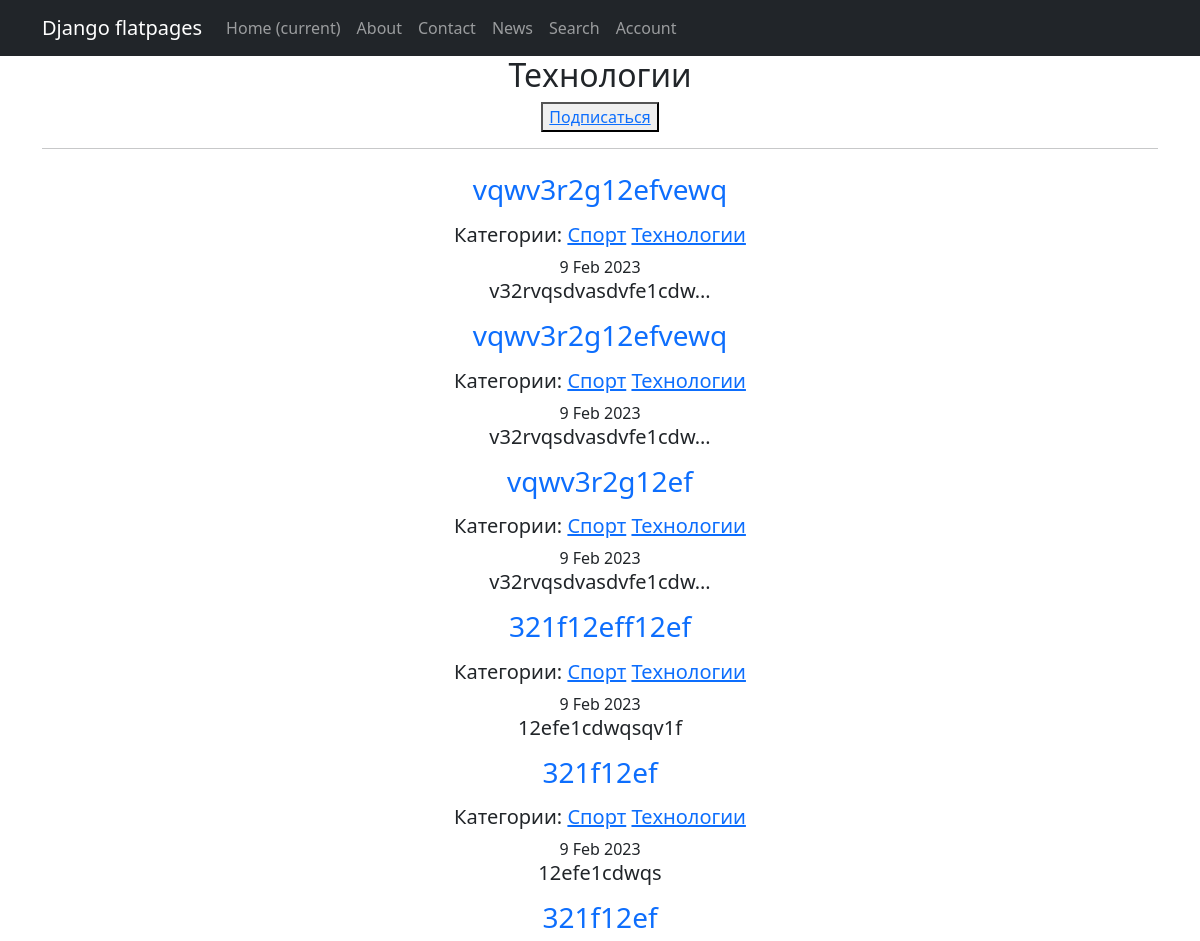
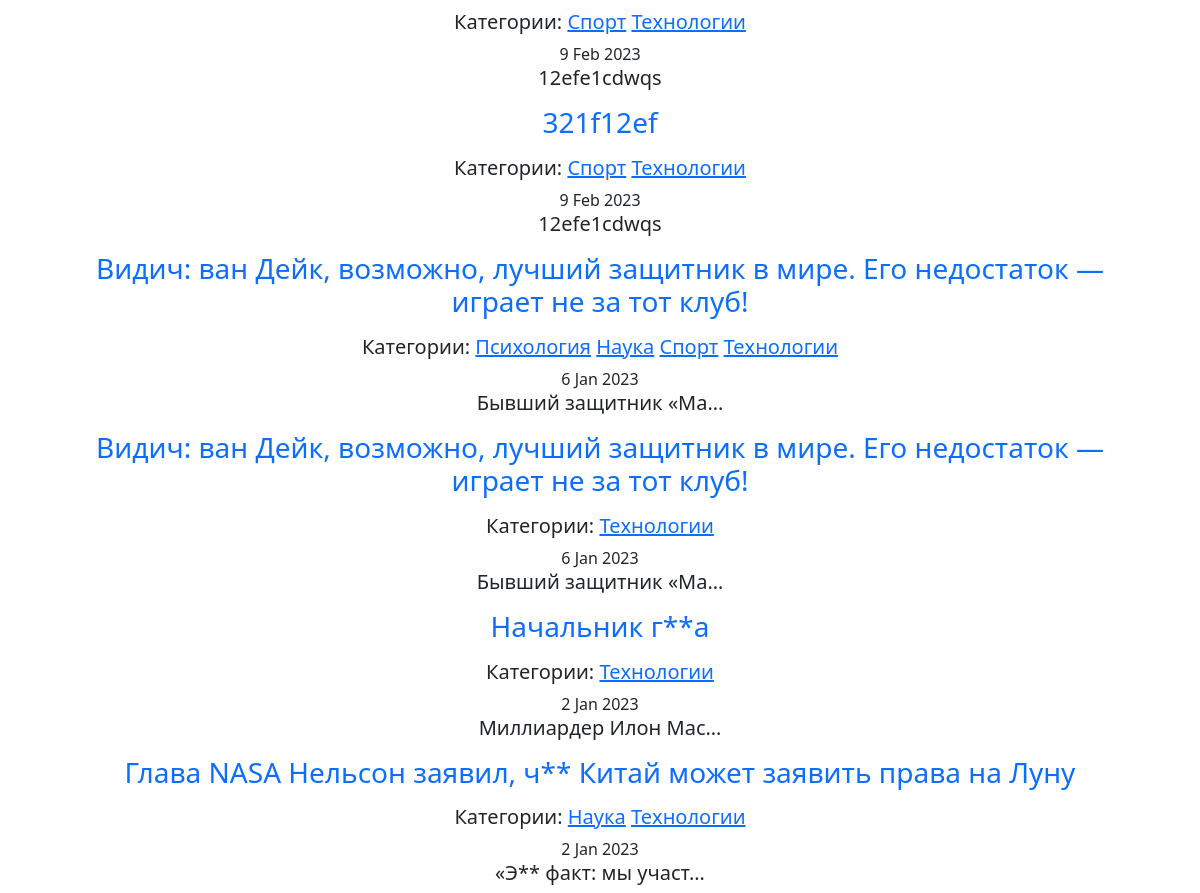
The page /categories/3 on the database as committed earlier (2 pictures, top to bottom).
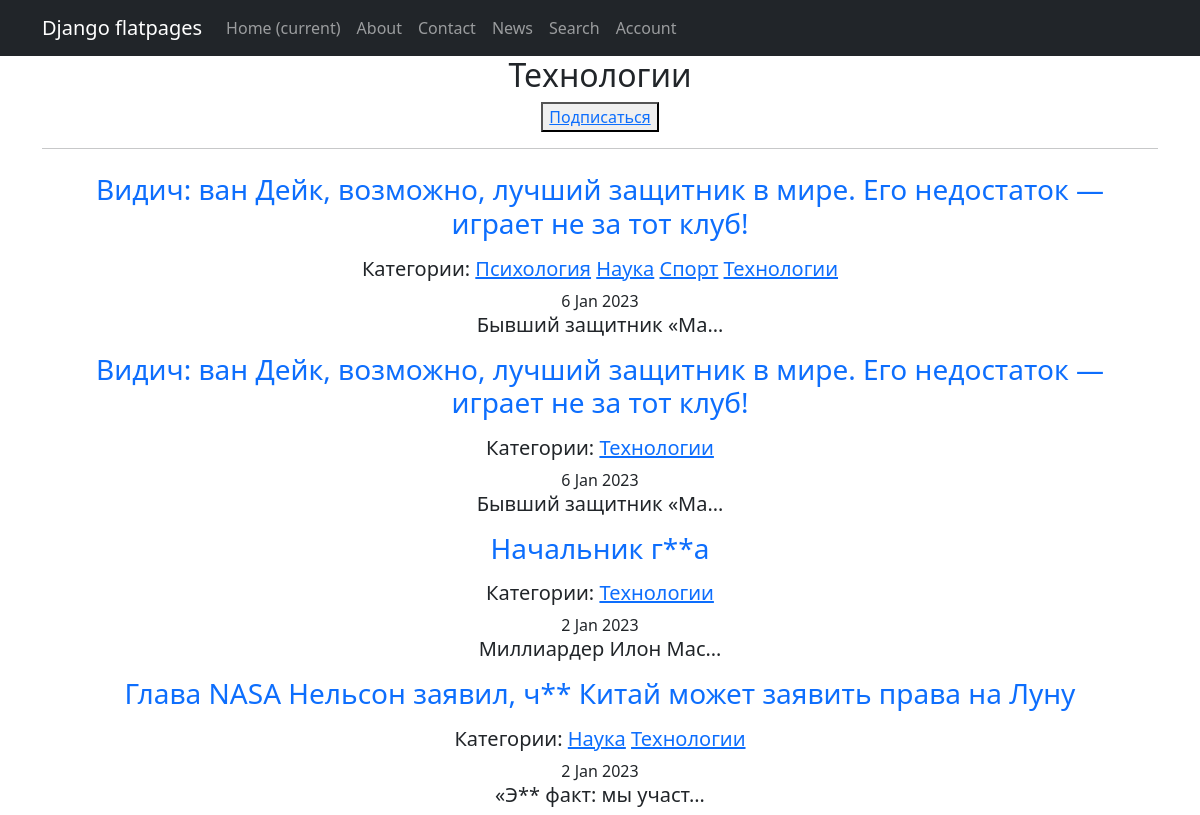
The same page on the database as committed later.
### news/models.py (models this page shows, shortened)
class Category(models.Model):
    name = models.CharField(max_length=127, unique=True)
    subscribers = models.ManyToManyField(User, blank=True, null=True, related_name='categories')
    def __str__(self):
        return f'{self.name}'

class Post(models.Model):
    author = models.ForeignKey(Author, on_delete=models.CASCADE)
    type = models.CharField(max_length=10, choices=TYPES, default='article')
    time_in = models.DateTimeField(auto_now_add=True)
    category = models.ManyToManyField(Category, through='PostCategory')
    title = models.CharField(max_length=255)
    text = models.TextField()
    rating = models.IntegerField(default=0)

### news/views.py (the view)
# urls.py: path('categories/<int:pk>', CategoryList.as_view(), name='category_list'),
class CategoryList(ListView):
    model = Post
    template_name = 'category.html'
    ordering = '-time_in'
    context_object_name = 'categories'
    def get_queryset(self):
        self.category = get_object_or_404(Category, id=self.kwargs['pk'])
        queryset = Post.objects.filter(category=self.category).order_by('-time_in')
        return queryset
    def get_context_data(self, **kwargs):
        context = super().get_context_data(**kwargs)
        context['is_not_subscriber'] = self.request.user not in self.category.subscribers.all()
        context['category'] = self.category
        return context

### news/templatetags/custom_filters.py (called while the page is built)
@register.filter()
def censor(text):
    non_cens = ['редиска', 'овечкин', 'новость', 'это', 'что', 'год']
    try:
        if not isinstance(text, str):
            raise CensorException('Error')
        for word in non_cens:
            text = re.sub(word, word[0] + '*' * (len(word) - 1), text)
            title_word = word.title()
            text = re.sub(title_word, title_word[0] + '*' * (len(word) - 1), text)
        return text
    except CensorException as e:
        print(e)

### templates/category.html (shortened to what this page needs)
{% extends 'flatpages/default.html' %}
{% load custom_filters %}
{% block content %}
    <h2>{{category}}</h2>
    {% if is_not_subscriber %}
        <button><a href="{% url 'subscribe' category.id %}">Подписаться</a></button>
    {% endif %}
    <hr>
    {% if categories %}
        {% for new in categories %}
            <a class="nav-link" href="/news/{{new.id}}"><h3>{{ new.title|censor }}</h3></a>
            {% if new.category.all %}
                <h5>Категории:
                    {% for category in new.category.all %}
                        <a href="{% url 'category_list' category.id %}">{{category}}</a>
                    {% endfor %}
                </h5>
            {% endif %}
            <time>{{ new.time_in|date:'j M Y' }}</time>
            <h5>{{ new.text|censor|truncatechars:20 }}</h5>
        {% endfor %}
    {% else %}
        <h4>Новостей нет!</h4>
    {% endif %}
{% endblock%}

### templates/flatpages/default.html (shortened to what this page needs)
<!DOCTYPE html>
<html lang="en">
    <head>
        {% load static %}
        <link href="{% static 'css/styles.css' %}" rel="stylesheet" />
    </head>
    <body>
        <nav class="navbar navbar-expand-lg navbar-dark bg-dark static-top">
            <div class="container">
               <a class="navbar-brand" href="#">Django flatpages</a>
               <div class="collapse navbar-collapse" id="navbarResponsive">
                   <ul class="navbar-nav ml-auto">
                       <li class="nav-item active">
                           <a class="nav-link" href="#">Home
                               <span class="sr-only">(current)</span>
                           </a>
                       </li>
                       <li class="nav-item">
                           <a class="nav-link" href="/about/">About</a>
                       </li>
                       <li class="nav-item">
                           <a class="nav-link" href="/contacts/">Contact</a>
                       </li>
                       <li class="nav-item">
                           <a class="nav-link" href="/news/">News</a>
                       </li>
                       <li class="nav-item">
                           <a class="nav-link" href="/news/search/">Search</a>
                       </li>
                       <li class="nav-item">
                           <a class="nav-link" href="/accounts/">Account</a>
                       </li>
                   </ul>
               </div>
            </div>
        </nav>
        <div class="container">
            <div class="row">
                 <div class="col-lg-12 text-center">
                    {% block content %}{% endblock content %}
                </div>
            </div>
        </div>
    </body>
</html>

Rows that differ between the two databases and show on the page:
removed Post: title|censor "vqwv3r2g12efvewq", time_in "9 Feb 2023", text|censor "v32rvqsdvasdvfe1cdw…", Category (name "Спорт"), Category (name "Технологии")
removed Post: title|censor "vqwv3r2g12efvewq", time_in "9 Feb 2023", text|censor "v32rvqsdvasdvfe1cdw…", Category (name "Спорт"), Category (name "Технологии")
removed Post: title|censor "vqwv3r2g12ef", time_in "9 Feb 2023", text|censor "v32rvqsdvasdvfe1cdw…", Category (name "Спорт"), Category (name "Технологии")
removed Post: title|censor "321f12eff12ef", time_in "9 Feb 2023", text|censor "12efe1cdwqsqv1f", Category (name "Спорт"), Category (name "Технологии")
removed Post: title|censor "321f12ef", time_in "9 Feb 2023", text|censor "12efe1cdwqs", Category (name "Спорт"), Category (name "Технологии")
removed Post: title|censor "321f12ef", time_in "9 Feb 2023", text|censor "12efe1cdwqs", Category (name "Спорт"), Category (name "Технологии")
removed Post: title|censor "321f12ef", time_in "9 Feb 2023", text|censor "12efe1cdwqs", Category (name "Спорт"), Category (name "Технологии")
